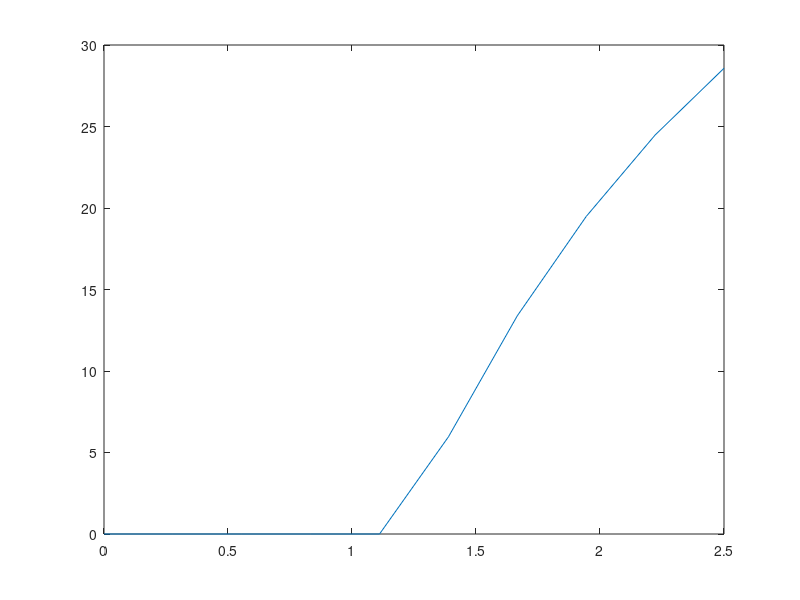

Source code (MATLAB):
% This function is an attempt to linearize the kinetic eqiuation 
% in order to speed up the fit of transit time
%

t = linspace(0,2.5,10);
r1 = 1/1.4;
r1a = 1/1.6;
delta = 1.2;
f = 0.01;
m = 100;

signal = m*exp(-delta*r1a).*(1-exp(-(t-delta)*r1));

signal(t<delta) = 0;
plot(t,signal)

data = signal(signal>0.01);
t = t(signal>0.01);

data = data';
t =t';

X = [ones(size(t)) t (t.^2) ]
Xm = mean(X);
Xm(1) = 0;
X = X - repmat(Xm,length(t),1)

betahat = pinv(X)*data

yhat = X*betahat;

deltahat = -log(betahat(2)/m) / (r1a^2)

deltahat = -log(betahat(1)/m) / (r1a)
